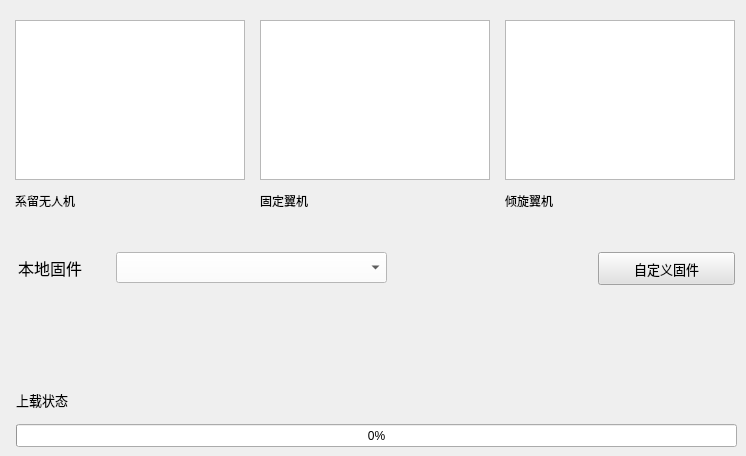
      <widget class="QWidget" name="fw">
       <widget class="QProgressBar" name="fw_progressbar">
        <property name="geometry">
         <rect>
          <x>16</x>
          <y>424</y>
          <width>721</width>
          <height>23</height>
         </rect>
        </property>
        <property name="value">
         <number>0</number>
        </property>
       </widget>
       <widget class="QLabel" name="fw_upload_state">
        <property name="geometry">
         <rect>
          <x>16</x>
          <y>384</y>
          <width>701</width>
          <height>31</height>
         </rect>
        </property>
        <property name="font">
         <font>
          <pointsize>10</pointsize>
         </font>
        </property>
        <property name="text">
         <string>上载状态</string>
        </property>
       </widget>
       <widget class="QPushButton" name="pb_custom_fw">
        <property name="geometry">
         <rect>
          <x>598</x>
          <y>252</y>
          <width>137</width>
          <height>33</height>
         </rect>
        </property>
        <property name="font">
         <font>
          <pointsize>10</pointsize>
         </font>
        </property>
        <property name="styleSheet">
         <string notr="true">background-color: rgb(225, 225, 225);
color: rgb(0, 0, 0);</string>
        </property>
        <property name="text">
         <string>自定义固件</string>
        </property>
       </widget>
       <widget class="QComboBox" name="comboBox">
        <property name="geometry">
         <rect>
          <x>116</x>
          <y>252</y>
          <width>271</width>
          <height>31</height>
         </rect>
        </property>
        <property name="styleSheet">
         <string notr="true">color: rgb(0, 0, 0);
background-color: rgb(255, 255, 255);
</string>
        </property>
       </widget>
       <widget class="QGraphicsView" name="gv_wired_copter">
        <property name="geometry">
         <rect>
          <x>15</x>
          <y>20</y>
          <width>230</width>
          <height>160</height>
         </rect>
        </property>
        <property name="styleSheet">
         <string notr="true">border-image: url(:/uav_img/LightGCS_image/wiredcopter.jpg);</string>
        </property>
       </widget>
       <widget class="QGraphicsView" name="gv_fixed_wing">
        <property name="geometry">
         <rect>
          <x>260</x>
          <y>20</y>
          <width>230</width>
          <height>160</height>
         </rect>
        </property>
        <property name="styleSheet">
         <string notr="true">border-image: url(:/uav_img/LightGCS_image/fixedwing.png);</string>
        </property>
       </widget>
       <widget class="QGraphicsView" name="gv_tiltor">
        <property name="geometry">
         <rect>
          <x>505</x>
          <y>20</y>
          <width>230</width>
          <height>160</height>
         </rect>
        </property>
        <property name="styleSheet">
         <string notr="true">border-image: url(:/uav_img/LightGCS_image/tiltor.png);</string>
        </property>
       </widget>
       <widget class="QLabel" name="label_3">
        <property name="geometry">
         <rect>
          <x>18</x>
          <y>252</y>
          <width>89</width>
          <height>31</height>
         </rect>
        </property>
        <property name="font">
         <font>
          <pointsize>12</pointsize>
         </font>
        </property>
        <property name="text">
         <string>本地固件</string>
        </property>
       </widget>
       <widget class="QLabel" name="label_60">
        <property name="geometry">
         <rect>
          <x>15</x>
          <y>186</y>
          <width>80</width>
          <height>30</height>
         </rect>
        </property>
        <property name="text">
         <string>系留无人机</string>
        </property>
       </widget>
       <widget class="QLabel" name="label_wireduav_version">
        <property name="geometry">
         <rect>
          <x>100</x>
          <y>186</y>
          <width>145</width>
          <height>30</height>
         </rect>
        </property>
        <property name="text">
         <string/>
        </property>
       </widget>
       <widget class="QLabel" name="label_fixedwing_version">
        <property name="geometry">
         <rect>
          <x>344</x>
          <y>186</y>
          <width>145</width>
          <height>30</height>
         </rect>
        </property>
        <property name="text">
         <string/>
        </property>
       </widget>
       <widget class="QLabel" name="label_61">
        <property name="geometry">
         <rect>
          <x>260</x>
          <y>186</y>
          <width>80</width>
          <height>30</height>
         </rect>
        </property>
        <property name="text">
         <string>固定翼机</string>
        </property>
       </widget>
       <widget class="QLabel" name="label_tiltor_version">
        <property name="geometry">
         <rect>
          <x>590</x>
          <y>186</y>
          <width>145</width>
          <height>30</height>
         </rect>
        </property>
        <property name="text">
         <string/>
        </property>
       </widget>
       <widget class="QLabel" name="label_62">
        <property name="geometry">
         <rect>
          <x>505</x>
          <y>186</y>
          <width>80</width>
          <height>30</height>
         </rect>
        </property>
        <property name="text">
         <string>倾旋翼机</string>
        </property>
       </widget>
      </widget>
